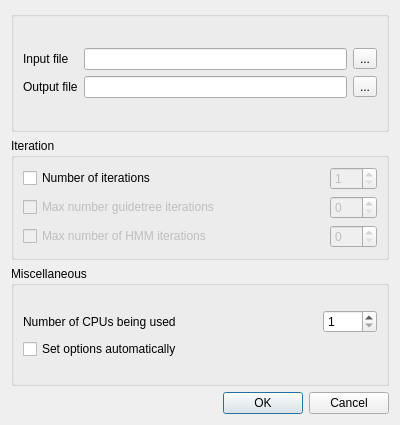
<?xml version="1.0" encoding="UTF-8"?>
<ui version="4.0">
 <class>ClustalOSupportRunDialog</class>
 <widget class="QDialog" name="ClustalOSupportRunDialog">
  <property name="geometry">
   <rect>
    <x>0</x>
    <y>0</y>
    <width>400</width>
    <height>425</height>
   </rect>
  </property>
  <property name="sizePolicy">
   <sizepolicy hsizetype="Expanding" vsizetype="Expanding">
    <horstretch>0</horstretch>
    <verstretch>0</verstretch>
   </sizepolicy>
  </property>
  <property name="maximumSize">
   <size>
    <width>16777215</width>
    <height>16777215</height>
   </size>
  </property>
  <property name="windowTitle">
   <string>Align with Clustal Omega</string>
  </property>
  <layout class="QVBoxLayout" name="verticalLayout_2">
   <item>
    <layout class="QVBoxLayout" name="verticalLayout">
     <item>
      <widget class="QGroupBox" name="inputGroupBox">
       <property name="title">
        <string/>
       </property>
       <layout class="QGridLayout" name="gridLayout_2">
        <item row="0" column="0">
         <layout class="QGridLayout" name="gridLayout">
          <item row="0" column="0">
           <widget class="QLabel" name="label_2">
            <property name="text">
             <string>Input file</string>
            </property>
           </widget>
          </item>
          <item row="0" column="1">
           <widget class="QLineEdit" name="inputFileLineEdit"/>
          </item>
          <item row="0" column="2">
           <widget class="QToolButton" name="inputFilePathButton">
            <property name="text">
             <string>...</string>
            </property>
           </widget>
          </item>
          <item row="1" column="0">
           <widget class="QLabel" name="label_3">
            <property name="text">
             <string>Output file</string>
            </property>
           </widget>
          </item>
          <item row="1" column="1">
           <widget class="QLineEdit" name="outputFileLineEdit"/>
          </item>
          <item row="1" column="2">
           <widget class="QToolButton" name="outputFilePathButton">
            <property name="text">
             <string>...</string>
            </property>
           </widget>
          </item>
         </layout>
        </item>
       </layout>
      </widget>
     </item>
     <item>
      <widget class="QGroupBox" name="groupBox">
       <property name="title">
        <string>Iteration</string>
       </property>
       <layout class="QGridLayout" name="gridLayout_7">
        <item row="0" column="0">
         <layout class="QGridLayout" name="gridLayout_6">
          <item row="0" column="0">
           <layout class="QGridLayout" name="gridLayout_3">
            <item row="0" column="0">
             <widget class="QCheckBox" name="iterationNumberCheckBox">
              <property name="text">
               <string>Number of iterations</string>
              </property>
             </widget>
            </item>
            <item row="0" column="1">
             <spacer name="horizontalSpacer_2">
              <property name="orientation">
               <enum>Qt::Horizontal</enum>
              </property>
              <property name="sizeHint" stdset="0">
               <size>
                <width>40</width>
                <height>20</height>
               </size>
              </property>
             </spacer>
            </item>
            <item row="0" column="2">
             <widget class="QSpinBox" name="iterationNumberSpinBox">
              <property name="enabled">
               <bool>false</bool>
              </property>
              <property name="minimum">
               <number>1</number>
              </property>
              <property name="maximum">
               <number>999</number>
              </property>
              <property name="value">
               <number>1</number>
              </property>
             </widget>
            </item>
           </layout>
          </item>
          <item row="1" column="0">
           <layout class="QGridLayout" name="gridLayout_4">
            <item row="0" column="0">
             <widget class="QCheckBox" name="maxGTIterationsCheckBox">
              <property name="enabled">
               <bool>false</bool>
              </property>
              <property name="cursor">
               <cursorShape>ArrowCursor</cursorShape>
              </property>
              <property name="text">
               <string>Max number guidetree iterations</string>
              </property>
             </widget>
            </item>
            <item row="0" column="1">
             <spacer name="horizontalSpacer_3">
              <property name="orientation">
               <enum>Qt::Horizontal</enum>
              </property>
              <property name="sizeHint" stdset="0">
               <size>
                <width>40</width>
                <height>20</height>
               </size>
              </property>
             </spacer>
            </item>
            <item row="0" column="2">
             <widget class="QSpinBox" name="maxGTIterationsSpinBox">
              <property name="enabled">
               <bool>false</bool>
              </property>
              <property name="minimum">
               <number>0</number>
              </property>
              <property name="maximum">
               <number>999</number>
              </property>
              <property name="value">
               <number>0</number>
              </property>
             </widget>
            </item>
           </layout>
          </item>
          <item row="2" column="0">
           <layout class="QGridLayout" name="gridLayout_5">
            <item row="0" column="0">
             <widget class="QCheckBox" name="maxHMMIterationsCheckBox">
              <property name="enabled">
               <bool>false</bool>
              </property>
              <property name="text">
               <string>Max number of HMM iterations</string>
              </property>
             </widget>
            </item>
            <item row="0" column="1">
             <spacer name="horizontalSpacer_4">
              <property name="orientation">
               <enum>Qt::Horizontal</enum>
              </property>
              <property name="sizeHint" stdset="0">
               <size>
                <width>40</width>
                <height>20</height>
               </size>
              </property>
             </spacer>
            </item>
            <item row="0" column="2">
             <widget class="QSpinBox" name="maxHMMIterationsSpinBox">
              <property name="enabled">
               <bool>false</bool>
              </property>
              <property name="maximum">
               <number>999</number>
              </property>
             </widget>
            </item>
           </layout>
          </item>
         </layout>
        </item>
       </layout>
      </widget>
     </item>
     <item>
      <widget class="QGroupBox" name="groupBox_2">
       <property name="title">
        <string>Miscellaneous</string>
       </property>
       <layout class="QGridLayout" name="gridLayout_10">
        <item row="0" column="0">
         <layout class="QGridLayout" name="gridLayout_9">
          <item row="0" column="0">
           <layout class="QGridLayout" name="gridLayout_8">
            <item row="0" column="0">
             <widget class="QLabel" name="label">
              <property name="text">
               <string>Number of CPUs being used</string>
              </property>
             </widget>
            </item>
            <item row="0" column="1">
             <spacer name="horizontalSpacer_5">
              <property name="orientation">
               <enum>Qt::Horizontal</enum>
              </property>
              <property name="sizeHint" stdset="0">
               <size>
                <width>40</width>
                <height>20</height>
               </size>
              </property>
             </spacer>
            </item>
            <item row="0" column="2">
             <widget class="QSpinBox" name="numberOfCPUSpinBox">
              <property name="minimumSize">
               <size>
                <width>42</width>
                <height>0</height>
               </size>
              </property>
              <property name="minimum">
               <number>1</number>
              </property>
              <property name="maximum">
               <number>6000</number>
              </property>
             </widget>
            </item>
           </layout>
          </item>
          <item row="1" column="0">
           <widget class="QCheckBox" name="setAutoCheckBox">
            <property name="text">
             <string>Set options automatically</string>
            </property>
           </widget>
          </item>
         </layout>
        </item>
       </layout>
      </widget>
     </item>
    </layout>
   </item>
   <item>
    <widget class="QDialogButtonBox" name="buttonBox">
     <property name="standardButtons">
      <set>QDialogButtonBox::Cancel|QDialogButtonBox::Ok</set>
     </property>
    </widget>
   </item>
  </layout>
 </widget>
 <resources/>
 <connections>
  <connection>
   <sender>maxGTIterationsCheckBox</sender>
   <signal>toggled(bool)</signal>
   <receiver>maxGTIterationsSpinBox</receiver>
   <slot>setEnabled(bool)</slot>
   <hints>
    <hint type="sourcelabel">
     <x>108</x>
     <y>147</y>
    </hint>
    <hint type="destinationlabel">
     <x>290</x>
     <y>147</y>
    </hint>
   </hints>
  </connection>
  <connection>
   <sender>iterationNumberCheckBox</sender>
   <signal>toggled(bool)</signal>
   <receiver>maxGTIterationsCheckBox</receiver>
   <slot>setEnabled(bool)</slot>
   <hints>
    <hint type="sourcelabel">
     <x>108</x>
     <y>147</y>
    </hint>
    <hint type="destinationlabel">
     <x>108</x>
     <y>178</y>
    </hint>
   </hints>
  </connection>
  <connection>
   <sender>iterationNumberCheckBox</sender>
   <signal>toggled(bool)</signal>
   <receiver>maxHMMIterationsCheckBox</receiver>
   <slot>setEnabled(bool)</slot>
   <hints>
    <hint type="sourcelabel">
     <x>135</x>
     <y>46</y>
    </hint>
    <hint type="destinationlabel">
     <x>135</x>
     <y>106</y>
    </hint>
   </hints>
  </connection>
  <connection>
   <sender>maxHMMIterationsCheckBox</sender>
   <signal>toggled(bool)</signal>
   <receiver>maxHMMIterationsSpinBox</receiver>
   <slot>setEnabled(bool)</slot>
   <hints>
    <hint type="sourcelabel">
     <x>135</x>
     <y>106</y>
    </hint>
    <hint type="destinationlabel">
     <x>306</x>
     <y>106</y>
    </hint>
   </hints>
  </connection>
  <connection>
   <sender>iterationNumberCheckBox</sender>
   <signal>toggled(bool)</signal>
   <receiver>iterationNumberSpinBox</receiver>
   <slot>setEnabled(bool)</slot>
   <hints>
    <hint type="sourcelabel">
     <x>135</x>
     <y>46</y>
    </hint>
    <hint type="destinationlabel">
     <x>283</x>
     <y>46</y>
    </hint>
   </hints>
  </connection>
  <connection>
   <sender>buttonBox</sender>
   <signal>accepted()</signal>
   <receiver>ClustalOSupportRunDialog</receiver>
   <slot>accept()</slot>
   <hints>
    <hint type="sourcelabel">
     <x>199</x>
     <y>404</y>
    </hint>
    <hint type="destinationlabel">
     <x>199</x>
     <y>212</y>
    </hint>
   </hints>
  </connection>
  <connection>
   <sender>buttonBox</sender>
   <signal>rejected()</signal>
   <receiver>ClustalOSupportRunDialog</receiver>
   <slot>reject()</slot>
   <hints>
    <hint type="sourcelabel">
     <x>199</x>
     <y>404</y>
    </hint>
    <hint type="destinationlabel">
     <x>199</x>
     <y>212</y>
    </hint>
   </hints>
  </connection>
 </connections>
</ui>
